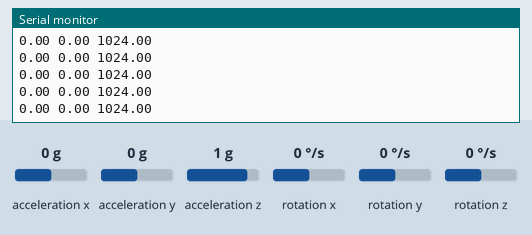
Simulated run of this sketch. Board: Arduino Uno, built with avr-gcc and run on an emulated ATmega328P. Parts: the last lines printed to the serial monitor. The inputs (shaded band) are chosen by the test bench; at power-on: acceleration x 0 g, acceleration y 0 g, acceleration z 1 g, rotation x 0 °/s, rotation y 0 °/s, rotation z 0 °/s.

Above: at 1.2 s.
1.3 s: acceleration x set to -1.4 g
At 1.52 s:
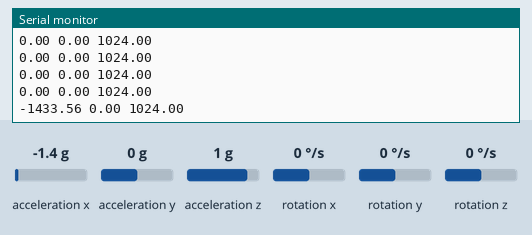
2.8 s: acceleration y set to -1.4 g
At 2.8 s:
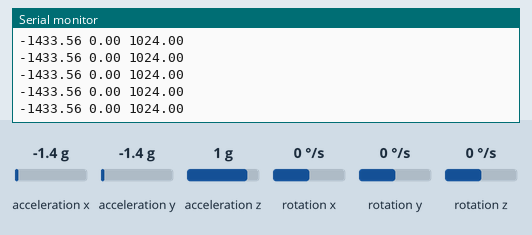
4.3 s: acceleration z set to -1.4 g
At 4.34 s:
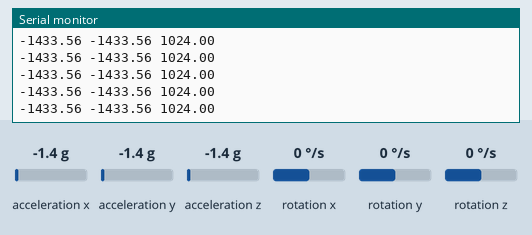

The sketch:

acelerometro-gy-511.ino
```cpp
#include <Wire.h>
#include <LSM303.h>
LSM303 compass;

void setup()
{
Serial.begin(9600);
Wire.begin();
compass.init();
compass.enableDefault();
Serial.println("Accelerometer Uncalibrated (Units in mGal)");
}

void loop()
{
compass.read();
float Xa_print, Ya_print, Za_print;

Xa_print = compass.a.x/16.0; //Acceleration data registers contain a left-aligned 12-bit number, so values should be shifted right by 4 bits (divided by 16)
Ya_print = compass.a.y/16.0;
Za_print = compass.a.z/16.0;

Serial.print(Xa_print); Serial.print(" "); Serial.print(Ya_print); Serial.print(" "); Serial.println(Za_print);
delay(125);
}
```

Measured:
- after the input at 1.3 s, the serial monitor: prints a new line after 0.11 s (image 1)
